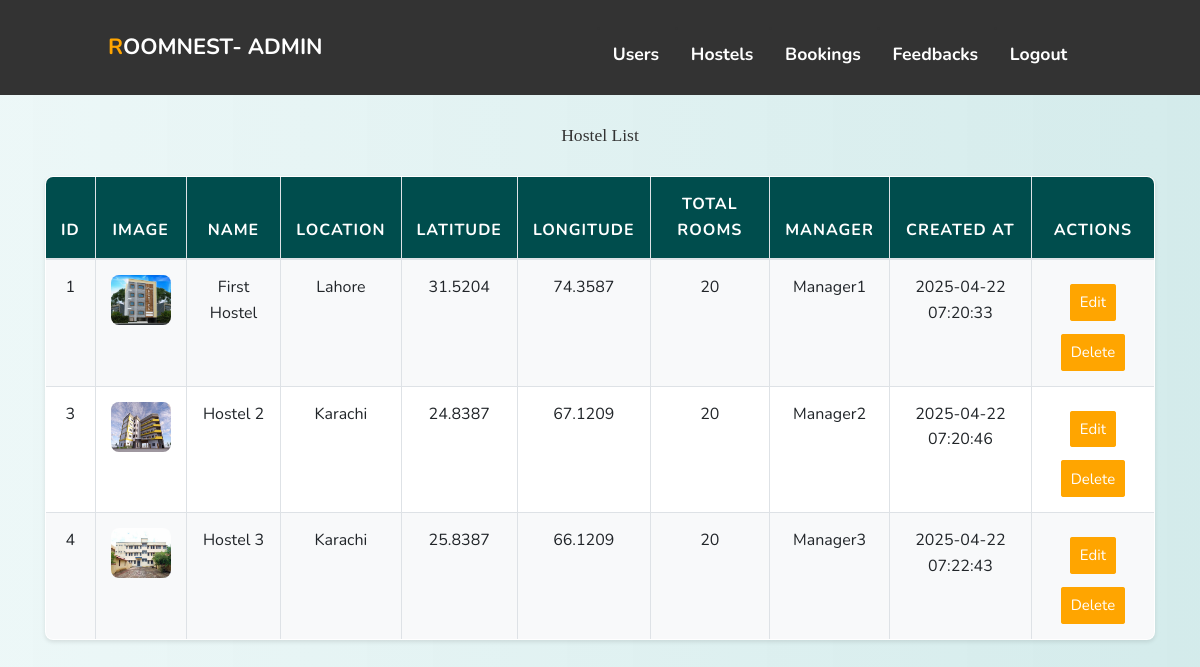
Screenshot of /admin/view_hostels.php (signed in) with the database file from the repository.
### tables this page shows
CREATE TABLE `hostels` (
  `hostel_id` int(11) NOT NULL,
  `image` varchar(255) DEFAULT NULL,
  `name` varchar(100) NOT NULL,
  `location` varchar(255) DEFAULT NULL,
  `latitude` varchar(50) DEFAULT NULL,
  `longitude` varchar(50) DEFAULT NULL,
  `description` text DEFAULT NULL,
  `total_rooms` int(11) DEFAULT NULL,
  `manager_id` int(11) DEFAULT NULL,
  `created_at` datetime DEFAULT current_timestamp()
);

CREATE TABLE `users` (
  `id` int(11) NOT NULL,
  `username` varchar(50) NOT NULL,
  `password` varchar(255) NOT NULL,
  `email` varchar(100) NOT NULL,
  `phone` varchar(20) NOT NULL,
  `age` int(11) DEFAULT NULL,
  `full_name` varchar(255) NOT NULL,
  `bio` text DEFAULT NULL,
  `usertype` enum('student','manager') NOT NULL
);

### admin/view_hostels.php (the view, shortened to what this page needs)
<?php
include('config.php');
$query = "SELECT h.*, u.username AS manager_name
          FROM hostels h
          LEFT JOIN users u ON h.manager_id = u.id";
$result = mysqli_query($conn, $query);
?>
<!DOCTYPE html>
<html>
<head>
    <link rel="stylesheet" href="https://maxcdn.bootstrapcdn.com/bootstrap/4.5.2/css/bootstrap.min.css">
    <link rel="stylesheet" href="../css/style.css">
</head>
<body>
<?php include('admin_navbar.php'); ?>
<div class="container mt-5">
    <h2 class="text-center">Hostel List</h2>
    <table class="table table-bordered">
        <thead>
            <tr>
                <th>ID</th>
                <th>Image</th>
                <th>Name</th>
                <th>Location</th>
                <th>Latitude</th>
                <th>Longitude</th>
                <th>Total Rooms</th>
                <th>Manager</th>
                <th>Created At</th>
                <th>Actions</th>
            </tr>
        </thead>
        <tbody>
            <?php while ($row = mysqli_fetch_assoc($result)) : ?>
                <tr>
                    <td><?= $row['hostel_id'] ?></td>
                    <td>
                        <?php if (!empty($row['image'])): ?>
                            <img src="uploads/<?= htmlspecialchars($row['image']) ?>" width="60" height="50">
                        <?php else: ?>
                            N/A
                        <?php endif; ?>
                    </td>
                    <td><?= htmlspecialchars($row['name']) ?></td>
                    <td><?= htmlspecialchars($row['location']) ?></td>
                    <td><?= htmlspecialchars($row['latitude']) ?></td>
                    <td><?= htmlspecialchars($row['longitude']) ?></td>
                    <td><?= htmlspecialchars($row['total_rooms']) ?></td>
                    <td><?= htmlspecialchars($row['manager_name']) ?></td>
                    <td><?= $row['created_at'] ?></td>
                    <td>
                        <a href="edit_hostel.php?id=<?= $row['hostel_id'] ?>" class="btn btn-warning btn-sm mb-2">Edit</a>
                        <a href="view_hostels.php?delete=<?= $row['hostel_id'] ?>" class="btn btn-danger btn-sm" onclick="return confirm('Are you sure?');">Delete</a>
                    </td>
                </tr>
            <?php endwhile; ?>
        </tbody>
    </table>
</div>
</body>
</html>

### css/style.css (style rules this page uses)
body { background: linear-gradient(90deg, rgba(233, 246, 246, 0.831), rgba(207, 233, 233, 0.9)); font-family: 'Arial', sans-serif; color: #333; line-height: 1.6; }
h1, h2, h3, h4 { text-align: center; margin-top: 30px; margin-bottom: 30px; font-family: 'Georgia', serif; }
.container { margin-bottom: 40px; }
.table { width: 100%; border-collapse: collapse; margin-top: 20px; font-size: 16px; background-color: #ffffff; border-radius: 8px; overflow: hidden; box-shadow: 0 2px 4px rgba(0, 0, 0, 0.1); }
.table th, .table td { padding: 15px; border: 1px solid #dee2e6; text-align: center; }
.table thead th { background-color: #004d4d; color: white; font-weight: bold; text-transform: uppercase; letter-spacing: 1px; }
.table tbody tr:nth-child(odd) { background-color: #f8f9fa; }
.table img { max-width: 100px; max-height: 100px; border-radius: 8px; }
a { color: #006666; text-decoration: none; font-weight: bold; }

### admin/style.css (style rules this page uses)
:root { --orange: #ffa500; --black: #333; }
* { font-family: 'Nunito', sans-serif; margin: 0; padding: 0; box-sizing: border-box; outline: none; border: none; text-decoration: none; text-transform: capitalize; }
html { font-size: 62.5%; overflow-x: hidden; scroll-padding-top: 6rem; scroll-behavior: smooth; }
.btn, .bttn, .buttn { display: inline-block; margin-top: 1rem; background-color: var(--orange); color: #fff; padding: .7rem 1rem; border: .2rem solid var(--orange); cursor: pointer; font-size: 1.7rem; transition: all 0.3s ease; position: relative; z-index: 1; }
.btn::before, .bttn::before, .buttn::before { content: ''; position: absolute; top: 0; left: 0; width: 100%; height: 100%; background: rgba(255, 165, 0, 0); border-radius: 5px; transition: all 0.3s ease; transform: scale(1.1) rotate(0deg); transform-origin: center; z-index: -1; }
@media (max-width:1200px) { html { font-size: 55%; } }

### rows the page displays
hostels: hostel_id "1", image (picture), name "First Hostel", location "Lahore", latitude "31.5204", longitude "74.3587", total_rooms "20", manager.username "Manager1", created_at "2025-04-22 07:20:33"
hostels: hostel_id "3", image (picture), name "Hostel 2", location "Karachi", latitude "24.8387", longitude "67.1209", total_rooms "20", manager.username "Manager2", created_at "2025-04-22 07:20:46"
hostels: hostel_id "4", image (picture), name "Hostel 3", location "Karachi", latitude "25.8387", longitude "66.1209", total_rooms "20", manager.username "Manager3", created_at "2025-04-22 07:22:43"
